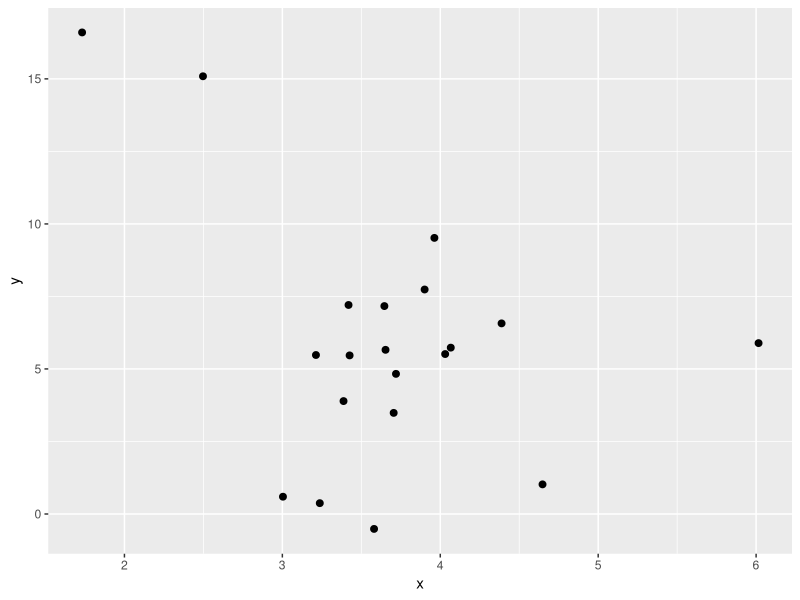
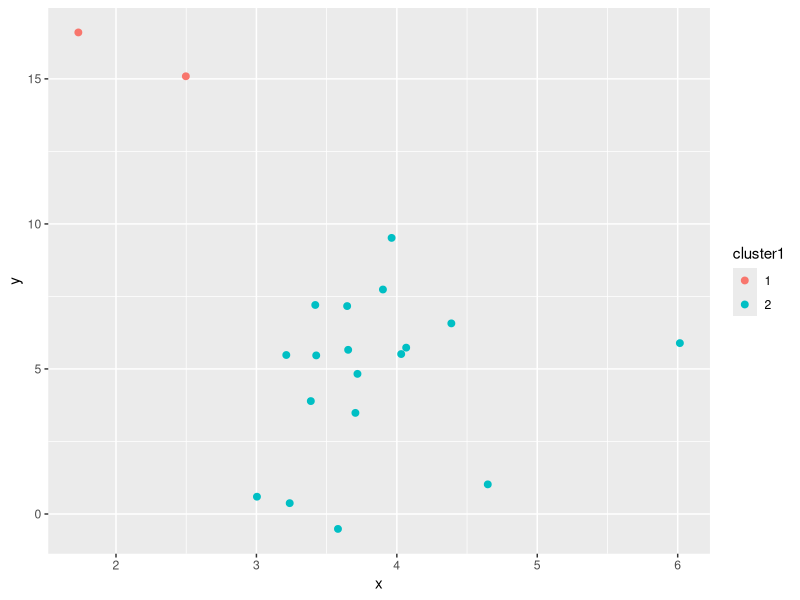

The R source for these figures, in order:
# K-means clustering 
# @author: Bangda Sun
# @date: 05/18/2017

# K-means clustering algorithm is a special case of EM algorithm, 
# which is one of algorithms to estimate the parameter of mixture model,
# also can be viewed as a special kind of clustering

### Algorithm ###
# 1. Initialize the assignment of every point
# 2. while (prev_cluster != curr_cluster):
#       calculate the center of each cluster
#       calculate the distance of every point to all centers
#       assign the point to the nearest center

# Data
x = rnorm(20, mean = 3, sd = 1)
y = rnorm(20, mean = 4, sd = 2)
y[x < 3] = y[x < 3] + 10
df = data.frame(x = x, y = y)

library(ggplot2)
ggplot(df) + geom_point(mapping = aes(x = x, y = y), size = 2)

### Build-in function
km = kmeans(df, centers = 2, nstart = 10)
km

df$cluster1 = factor(km$cluster)
ggplot(df) + geom_point(mapping = aes(x = x, y = y, colour = cluster1), size = 2)

### Step by Step
dist = function (x, y) {
  d = sqrt((x[1] - x[2])^2 + (y[1] - y[2])^2)
  return(d)
}
